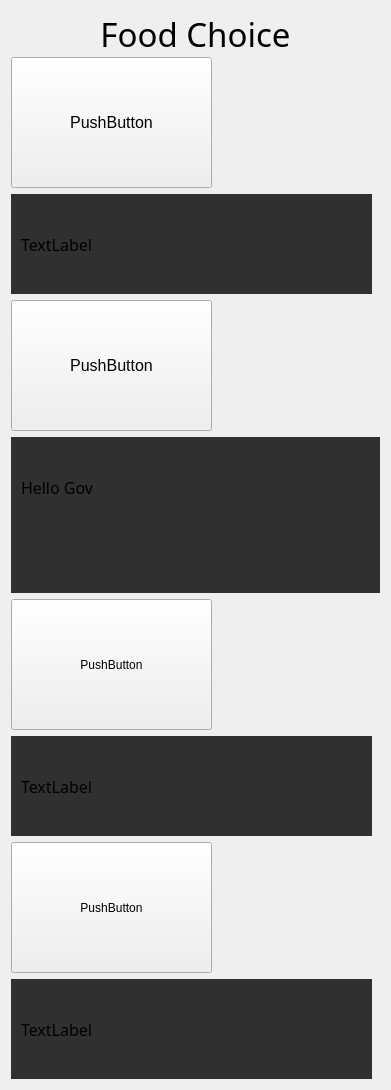
      <widget class="QWidget" name="scrollAreaWidgetContents">
       <property name="geometry">
        <rect>
         <x>0</x>
         <y>0</y>
         <width>391</width>
         <height>1090</height>
        </rect>
       </property>
       <layout class="QVBoxLayout" name="verticalLayout">
        <item>
         <widget class="QLabel" name="label_9">
          <property name="maximumSize">
           <size>
            <width>16777215</width>
            <height>40</height>
           </size>
          </property>
          <property name="font">
           <font>
            <family>Nirmala UI Semilight</family>
            <pointsize>25</pointsize>
           </font>
          </property>
          <property name="text">
           <string>&lt;html&gt;&lt;head/&gt;&lt;body&gt;&lt;p align=&quot;center&quot;&gt;Food Choice&lt;/p&gt;&lt;/body&gt;&lt;/html&gt;</string>
          </property>
          <property name="wordWrap">
           <bool>true</bool>
          </property>
         </widget>
        </item>
        <item>
         <widget class="QPushButton" name="FoodImage1">
          <property name="minimumSize">
           <size>
            <width>201</width>
            <height>131</height>
           </size>
          </property>
          <property name="maximumSize">
           <size>
            <width>201</width>
            <height>131</height>
           </size>
          </property>
          <property name="font">
           <font>
            <pointsize>12</pointsize>
           </font>
          </property>
          <property name="text">
           <string>PushButton</string>
          </property>
         </widget>
        </item>
        <item>
         <widget class="QGroupBox" name="groupBox_3">
          <property name="minimumSize">
           <size>
            <width>361</width>
            <height>100</height>
           </size>
          </property>
          <property name="maximumSize">
           <size>
            <width>361</width>
            <height>100</height>
           </size>
          </property>
          <property name="styleSheet">
           <string notr="true">background-color: rgb(48, 48, 48);
border:0;</string>
          </property>
          <property name="title">
           <string/>
          </property>
          <widget class="QLabel" name="FoodLabel1">
           <property name="geometry">
            <rect>
             <x>10</x>
             <y>10</y>
             <width>211</width>
             <height>81</height>
            </rect>
           </property>
           <property name="font">
            <font>
             <family>Nirmala UI Semilight</family>
             <pointsize>12</pointsize>
            </font>
           </property>
           <property name="text">
            <string>TextLabel</string>
           </property>
          </widget>
         </widget>
        </item>
        <item>
         <widget class="QPushButton" name="FoodImage2">
          <property name="minimumSize">
           <size>
            <width>201</width>
            <height>131</height>
           </size>
          </property>
          <property name="maximumSize">
           <size>
            <width>201</width>
            <height>131</height>
           </size>
          </property>
          <property name="font">
           <font>
            <pointsize>12</pointsize>
           </font>
          </property>
          <property name="text">
           <string>PushButton</string>
          </property>
         </widget>
        </item>
        <item>
         <widget class="QGroupBox" name="groupBox_4">
          <property name="minimumSize">
           <size>
            <width>161</width>
            <height>100</height>
           </size>
          </property>
          <property name="maximumSize">
           <size>
            <width>1000</width>
            <height>1000</height>
           </size>
          </property>
          <property name="styleSheet">
           <string notr="true">border:0;
background-color: rgb(48, 48, 48);</string>
          </property>
          <property name="title">
           <string/>
          </property>
          <widget class="QLabel" name="FoodLabel2">
           <property name="geometry">
            <rect>
             <x>10</x>
             <y>10</y>
             <width>211</width>
             <height>81</height>
            </rect>
           </property>
           <property name="minimumSize">
            <size>
             <width>211</width>
             <height>81</height>
            </size>
           </property>
           <property name="maximumSize">
            <size>
             <width>211</width>
             <height>81</height>
            </size>
           </property>
           <property name="font">
            <font>
             <family>Nirmala UI Semilight</family>
             <pointsize>12</pointsize>
            </font>
           </property>
           <property name="text">
            <string>Hello Gov</string>
           </property>
          </widget>
         </widget>
        </item>
        <item>
         <widget class="QPushButton" name="FoodImage3">
          <property name="minimumSize">
           <size>
            <width>201</width>
            <height>131</height>
           </size>
          </property>
          <property name="maximumSize">
           <size>
            <width>201</width>
            <height>131</height>
           </size>
          </property>
          <property name="text">
           <string>PushButton</string>
          </property>
         </widget>
        </item>
        <item>
         <widget class="QGroupBox" name="groupBox_5">
          <property name="minimumSize">
           <size>
            <width>361</width>
            <height>100</height>
           </size>
          </property>
          <property name="maximumSize">
           <size>
            <width>361</width>
            <height>100</height>
           </size>
          </property>
          <property name="styleSheet">
           <string notr="true">border:0;
background-color: rgb(48, 48, 48);</string>
          </property>
          <property name="title">
           <string/>
          </property>
          <widget class="QLabel" name="FoodLabel3">
           <property name="geometry">
            <rect>
             <x>10</x>
             <y>10</y>
             <width>211</width>
             <height>81</height>
            </rect>
           </property>
           <property name="font">
            <font>
             <family>Nirmala UI Semilight</family>
             <pointsize>12</pointsize>
            </font>
           </property>
           <property name="text">
            <string>TextLabel</string>
           </property>
          </widget>
         </widget>
        </item>
        <item>
         <widget class="QPushButton" name="FoodImage4">
          <property name="minimumSize">
           <size>
            <width>201</width>
            <height>131</height>
           </size>
          </property>
          <property name="maximumSize">
           <size>
            <width>201</width>
            <height>131</height>
           </size>
          </property>
          <property name="text">
           <string>PushButton</string>
          </property>
         </widget>
        </item>
        <item>
         <widget class="QGroupBox" name="groupBox_6">
          <property name="minimumSize">
           <size>
            <width>361</width>
            <height>100</height>
           </size>
          </property>
          <property name="maximumSize">
           <size>
            <width>361</width>
            <height>100</height>
           </size>
          </property>
          <property name="styleSheet">
           <string notr="true">border:0;
background-color: rgb(48, 48, 48);</string>
          </property>
          <property name="title">
           <string/>
          </property>
          <widget class="QLabel" name="FoodLabel4">
           <property name="geometry">
            <rect>
             <x>10</x>
             <y>10</y>
             <width>211</width>
             <height>81</height>
            </rect>
           </property>
           <property name="minimumSize">
            <size>
             <width>211</width>
             <height>81</height>
            </size>
           </property>
           <property name="maximumSize">
            <size>
             <width>211</width>
             <height>16777215</height>
            </size>
           </property>
           <property name="font">
            <font>
             <family>Nirmala UI Semilight</family>
             <pointsize>12</pointsize>
            </font>
           </property>
           <property name="text">
            <string>TextLabel</string>
           </property>
          </widget>
         </widget>
        </item>
       </layout>
      </widget>
